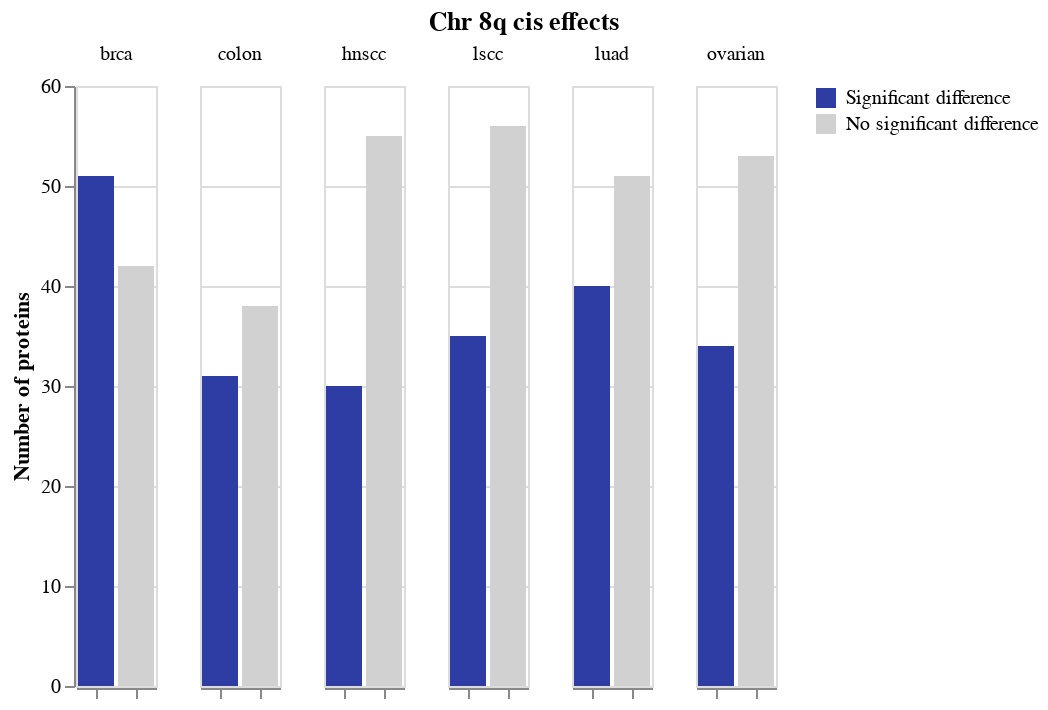

Write notebook code for a chart like this one.
### Markdown cell above
## Select the proteins with a significant change, and take a detour to make some plots

### Code cell
prots = long_results[long_results["adj_p"] <= 0.05].reset_index(drop=True)
prots_cts = prots.groupby("cancer_type").count()[["protein"]]

fail_prots = long_results[long_results["adj_p"] > 0.05].reset_index(drop=True)
fail_cts = fail_prots.groupby("cancer_type").count()[["protein"]]

prots_cts.insert(0, "count_type", "Significant difference")
fail_cts.insert(0, "count_type", "No significant difference")

counts = prots_cts.append(fail_cts).sort_index().reset_index(drop=False)

alt.Chart(counts).mark_bar().encode(
    x=alt.X(
        "count_type",
        axis=alt.Axis(
            title=None,
            labels=False
        ),
        sort=["Significant difference"]
    ),
    y=alt.Y(
        "protein",
        axis=alt.Axis(
            title="Number of proteins"
        )
    ),
    color=alt.Color(
        "count_type",
        title=None,
        sort=["Significant difference"],
        scale=alt.Scale(
            domain=["Significant difference", "No significant difference"],
            range=["#2d3da4", "#d1d1d1"]
        )
    )
).facet(
    column=alt.Column(
        "cancer_type",
        title=None
    )
).properties(
    title=f"Chr {CHROMOSOME}{ARM} {TRANS_OR_CIS} effects"
).configure_title(
    anchor="middle"
)

### Figure 1 — Vega-Lite specification as saved in the notebook (floating-point values rounded to 4 significant figures)
{"config": {"view": {"continuousWidth": 400, "continuousHeight": 300}, "title": {"anchor": "middle"}}, "data": {"name": "data-bd3b44c393d8ecf5cf7aae0abd1c9804"}, "facet": {"column": {"type": "nominal", "field": "cancer_type", "title": null}}, "spec": {"mark": "bar", "encoding": {"color": {"type": "nominal", "field": "count_type", "scale": {"domain": ["Significant difference", "No significant difference"], "range": ["#2d3da4", "#d1d1d1"]}, "sort": ["Significant difference"], "title": null}, "x": {"type": "nominal", "axis": {"labels": false, "title": null}, "field": "count_type", "sort": ["Significant difference"]}, "y": {"type": "quantitative", "axis": {"title": "Number of proteins"}, "field": "protein"}}}, "title": "Chr 8q cis effects", "$schema": "https://vega.github.io/schema/vega-lite/v4.8.1.json", "datasets": {"data-bd3b44c393d8ecf5cf7aae0abd1c9804": [{"cancer_type": "brca", "count_type": "Significant difference", "protein": 51}, {"cancer_type": "brca", "count_type": "No significant difference", "protein": 42}, {"cancer_type": "colon", "count_type": "Significant difference", "protein": 31}, {"cancer_type": "colon", "count_type": "No significant difference", "protein": 38}, {"cancer_type": "hnscc", "count_type": "Significant difference", "protein": 30}, {"cancer_type": "hnscc", "count_type": "No significant difference", "protein": 55}, {"cancer_type": "lscc", "count_type": "Significant difference", "protein": 35}, {"cancer_type": "lscc", "count_type": "No significant difference", "protein": 56}, {"cancer_type": "luad", "count_type": "Significant difference", "protein": 40}, {"cancer_type": "luad", "count_type": "No significant difference", "protein": 51}, {"cancer_type": "ovarian", "count_type": "Significant difference", "protein": 34}, {"cancer_type": "ovarian", "count_type": "No significant difference", "protein": 53}]}}
